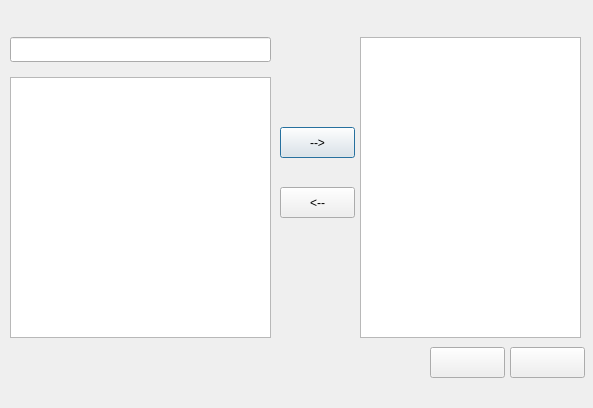
<?xml version="1.0" encoding="UTF-8"?>
<ui version="4.0">
 <class>SelectContactDialog</class>
 <widget class="QDialog" name="SelectContactDialog">
  <property name="geometry">
   <rect>
    <x>0</x>
    <y>0</y>
    <width>593</width>
    <height>408</height>
   </rect>
  </property>
  <property name="sizePolicy">
   <sizepolicy hsizetype="Fixed" vsizetype="Fixed">
    <horstretch>0</horstretch>
    <verstretch>0</verstretch>
   </sizepolicy>
  </property>
  <property name="windowTitle">
   <string>SelectContactDialog</string>
  </property>
  <layout class="QHBoxLayout" name="horizontalLayout">
   <property name="spacing">
    <number>0</number>
   </property>
   <property name="leftMargin">
    <number>0</number>
   </property>
   <property name="topMargin">
    <number>0</number>
   </property>
   <property name="rightMargin">
    <number>0</number>
   </property>
   <property name="bottomMargin">
    <number>0</number>
   </property>
   <item>
    <widget class="QWidget" name="widgetBorder" native="true">
     <property name="sizePolicy">
      <sizepolicy hsizetype="Preferred" vsizetype="Preferred">
       <horstretch>0</horstretch>
       <verstretch>0</verstretch>
      </sizepolicy>
     </property>
     <layout class="QVBoxLayout" name="verticalLayout">
      <property name="spacing">
       <number>0</number>
      </property>
      <property name="leftMargin">
       <number>0</number>
      </property>
      <property name="topMargin">
       <number>0</number>
      </property>
      <property name="rightMargin">
       <number>0</number>
      </property>
      <property name="bottomMargin">
       <number>0</number>
      </property>
      <item>
       <widget class="TitlebarWidget" name="titlebarWidget" native="true">
        <property name="sizePolicy">
         <sizepolicy hsizetype="Preferred" vsizetype="Fixed">
          <horstretch>0</horstretch>
          <verstretch>0</verstretch>
         </sizepolicy>
        </property>
        <property name="minimumSize">
         <size>
          <width>0</width>
          <height>27</height>
         </size>
        </property>
        <property name="maximumSize">
         <size>
          <width>16777215</width>
          <height>27</height>
         </size>
        </property>
       </widget>
      </item>
      <item>
       <widget class="QWidget" name="border" native="true">
        <widget class="QPushButton" name="addBtn">
         <property name="geometry">
          <rect>
           <x>280</x>
           <y>100</y>
           <width>75</width>
           <height>31</height>
          </rect>
         </property>
         <property name="text">
          <string>--&gt;</string>
         </property>
        </widget>
        <widget class="QPushButton" name="delBtn">
         <property name="geometry">
          <rect>
           <x>280</x>
           <y>160</y>
           <width>75</width>
           <height>31</height>
          </rect>
         </property>
         <property name="text">
          <string>&lt;--</string>
         </property>
        </widget>
        <widget class="QListWidget" name="rightWidget">
         <property name="geometry">
          <rect>
           <x>360</x>
           <y>10</y>
           <width>221</width>
           <height>301</height>
          </rect>
         </property>
        </widget>
        <widget class="QPushButton" name="btnOK">
         <property name="geometry">
          <rect>
           <x>430</x>
           <y>320</y>
           <width>75</width>
           <height>31</height>
          </rect>
         </property>
         <property name="text">
          <string/>
         </property>
        </widget>
        <widget class="QPushButton" name="btnCancel">
         <property name="geometry">
          <rect>
           <x>510</x>
           <y>320</y>
           <width>75</width>
           <height>31</height>
          </rect>
         </property>
         <property name="text">
          <string/>
         </property>
        </widget>
        <widget class="QLineEdit" name="lineEdit">
         <property name="geometry">
          <rect>
           <x>10</x>
           <y>10</y>
           <width>261</width>
           <height>25</height>
          </rect>
         </property>
         <property name="sizePolicy">
          <sizepolicy hsizetype="Fixed" vsizetype="Fixed">
           <horstretch>0</horstretch>
           <verstretch>0</verstretch>
          </sizepolicy>
         </property>
        </widget>
        <widget class="RosterTreeView" name="leftTreeView">
         <property name="geometry">
          <rect>
           <x>10</x>
           <y>50</y>
           <width>261</width>
           <height>261</height>
          </rect>
         </property>
        </widget>
       </widget>
      </item>
     </layout>
    </widget>
   </item>
  </layout>
 </widget>
 <layoutdefault spacing="6" margin="11"/>
 <customwidgets>
  <customwidget>
   <class>TitlebarWidget</class>
   <extends>QWidget</extends>
   <header>TitlebarWidget.h</header>
   <container>1</container>
  </customwidget>
  <customwidget>
   <class>RosterTreeView</class>
   <extends>QTreeView</extends>
   <header location="global">rostertreeview.h</header>
  </customwidget>
 </customwidgets>
 <resources/>
 <connections/>
</ui>
